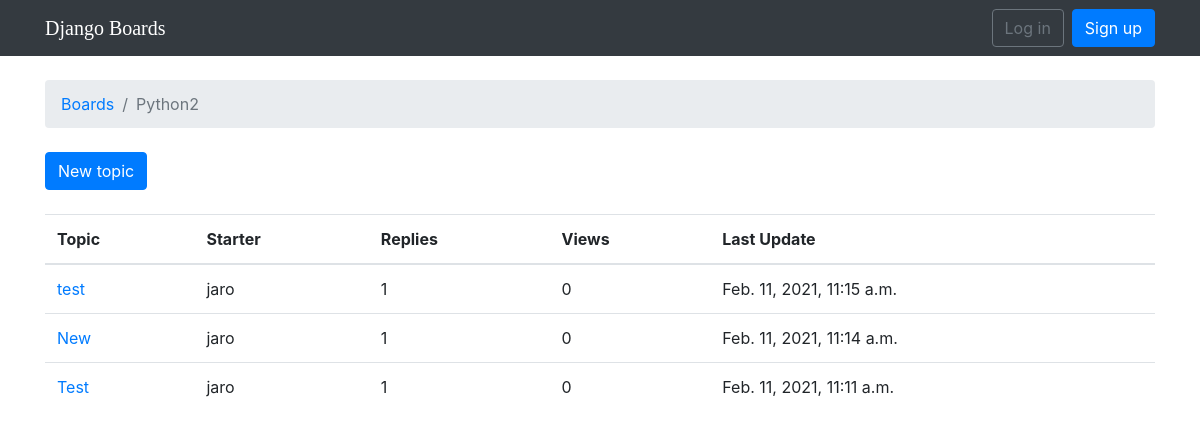
The page /boards/2/ on the database its author committed.
### boards/models.py (models this page shows, shortened)
class Board(models.Model):
    name = models.CharField(max_length=30, unique=True)
    description = models.CharField(max_length=100)

class Topic(models.Model):
    subject = models.CharField(max_length=255)
    last_updated = models.DateTimeField(auto_now_add=True)
    board = models.ForeignKey(Board, related_name='topics', on_delete=models.CASCADE,)
    starter = models.ForeignKey(User, related_name='topics', on_delete=models.CASCADE,)
    views = models.PositiveIntegerField(default=0)

### boards/views.py (the view)
# urls.py: url(r'^boards/(?P<pk>\d+)/$', views.board_topics, name='board_topics'),
def board_topics(request, pk):
    board = get_object_or_404(Board, pk=pk)
    topics = board.topics.order_by('-last_updated').annotate(replies=Count('posts'))
    return render(request, 'topics.html', {'board': board, 'topics': topics})

### templates/topics.html (shortened to what this page needs)
{% extends 'base.html' %}
{% block breadcrumb %}
  <li class="breadcrumb-item"><a href="{% url 'home' %}">Boards</a></li>
  <li class="breadcrumb-item active">{{ board.name }}</li>
{% endblock %}
{% block content %}
  <div class="mb-4">
    <a href="{% url 'new_topic' board.pk %}" class="btn btn-primary">New topic</a>
  </div>
  <table class="table">
    <thead class="thead-inverse">
      <tr>
        <th>Topic</th>
        <th>Starter</th>
        <th>Replies</th>
        <th>Views</th>
        <th>Last Update</th>
      </tr>
    </thead>
    <tbody>
      {% for topic in topics %}
        <tr>
          <td><a href="{% url 'topic_posts' board.pk topic.pk %}">{{ topic.subject }}</a></td>
          <td>{{ topic.starter.username }}</td>
          <td>{{ topic.replies }}</td>
          <td>0</td>
          <td>{{ topic.last_updated }}</td>
        </tr>
      {% endfor %}
    </tbody>
  </table>
{% endblock %}

### rows shown on the page
Board: name "Python2"
Topic: subject "test", starter.username "jaro", replies "1", last_updated "Feb. 11, 2021, 11:15 a.m."
Topic: subject "New", starter.username "jaro", replies "1", last_updated "Feb. 11, 2021, 11:14 a.m."
Topic: subject "Test", starter.username "jaro", replies "1", last_updated "Feb. 11, 2021, 11:11 a.m."
